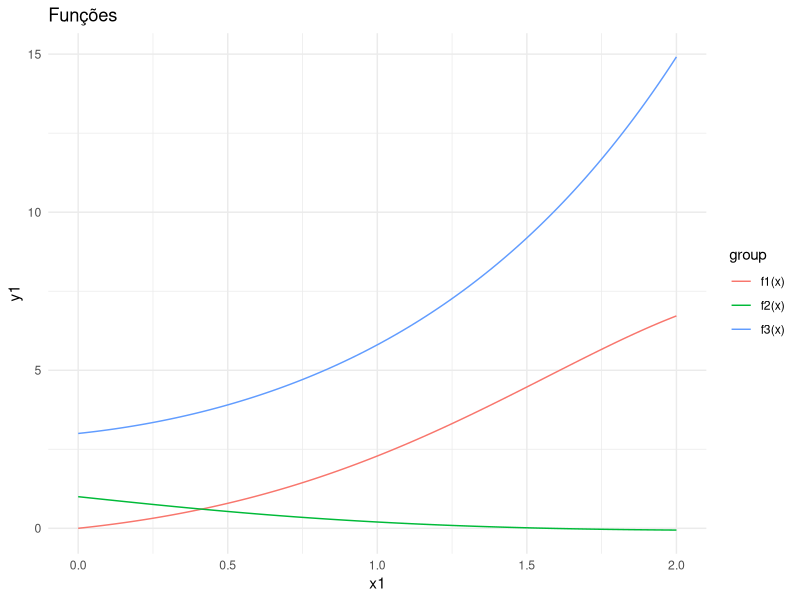

Generate this figure with R: (Note: this script raises an error after producing the figure.)
'Preparar o script para a resolução da série de Taylor. Com f(n) a enésima
derivada da função complexa e de difícil "trabalho” no ponto a.
Utilizar os comando de laços.'

#função para derivadas da função exponencial
f_expo <- function(x, n) {
  return(exp(x))  
}

x <- 1
a <- 0
N <- 10  #número de termos da série

serie_taylor <- 0

# comando de laços (loop)
for (n in 0:N) {
  termo <- (f_expo(a, n) / factorial(n)) * (x - a)^n
  serie_taylor <- serie_taylor + termo
}

# para x=1
print(serie_taylor)

'Desenvolver o script para calcular as séries de Taylor para as seguintes
funções, para o entorno do ponto x = 1,1 até o 4º termo da série:'

library(ggplot2)

# calcular a série de Taylor até o n-ésimo termo
serie_taylor <- function(f, df, x0, x, n) {
  soma <- 0
  for (i in 0:n) {
    termo <- (df[[i + 1]](x0) / factorial(i)) * (x - x0)^i
    soma <- soma + termo
  }
  return(soma)
}

'a) y(x) = ex * sen(x);'
f1 <- function(x) { exp(x) * sin(x) }
df1 <- list(
  function(x) { exp(x) * sin(x) },                 # 0ª derivada
  function(x) { exp(x) * (sin(x) + cos(x)) },      # 1ª derivada
  function(x) { 2 * exp(x) * cos(x) },             # 2ª derivada
  function(x) { exp(x) * (cos(x) - sin(x)) },      # 3ª derivada
  function(x) { -2 * exp(x) * sin(x) }             # 4ª derivada
)

'b) y(x) = e-x * cos(x);'

f3 <- function(x) { 2 * exp(x) + exp(-x) }
df3 <- list(
  function(x) { 2 * exp(x) + exp(-x) },            # 0ª derivada
  function(x) { 2 * exp(x) - exp(-x) },            # 1ª derivada
  function(x) { 2 * exp(x) + exp(-x) },            # 2ª derivada
  function(x) { 2 * exp(x) - exp(-x) },            # 3ª derivada
  function(x) { 2 * exp(x) + exp(-x) }             # 4ª derivada
)

'c) Y(x) = 2*ex + e-x;'

f2 <- function(x) { exp(-x) * cos(x) }
df2 <- list(
  function(x) { exp(-x) * cos(x) },                # 0ª derivada
  function(x) { -exp(-x) * (sin(x) + cos(x)) },    # 1ª derivada
  function(x) { -2 * exp(-x) * sin(x) },           # 2ª derivada
  function(x) { exp(-x) * (sin(x) - cos(x)) },     # 3ª derivada
  function(x) { 2 * exp(-x) * cos(x) }             # 4ª derivada
)

# parâmetros
x0 <- 1.1
n <- 4

# Calcular as séries de Taylor
serie_taylor_a <- serie_taylor(f1, df1, x0, x, n)
serie_taylor_b <- serie_taylor(f2, df2, x0, x, n)
serie_taylor_c <- serie_taylor(f3, df3, x0, x, n)

cat("Série de Taylor para y(x) em x =", x0, "até o", n, "º termo:")
print(serie_taylor_a)

cat("Série de Taylor para y(x) em x =", x0, "até o", n, "º termo:")
print(serie_taylor_b)

cat("Série de Taylor para y(x) em x =", x0, "até o", n, "º termo:")
print(serie_taylor_c)

# Calcular as séries de Taylor para os gráficos
x_grafico <- seq(0, 2, length.out = 100)

taylor_f1 <- sapply(x_grafico, function(x) serie_taylor(f1, df1, x0, x, n))
taylor_f2 <- sapply(x_grafico, function(x) serie_taylor(f2, df2, x0, x, n))
taylor_f3 <- sapply(x_grafico, function(x) serie_taylor(f3, df3, x0, x, n))


# Gráficos das funções 
data_funcoes <- data.frame(
  x1 = rep(x_grafico, 3),
  y1 = c(sapply(x_grafico, f1), sapply(x_grafico, f2), sapply(x_grafico, f3)),
  group = rep(c("f1(x)", "f2(x)", "f3(x)"), each = 100)
)


ggplot(data_funcoes, aes(x = x1, y = y1, color = group)) +
  geom_line() +
  labs(title = "Funções",
       x1 = "x",
       y1 = "y") +
  theme_minimal()

# Gráficos das funções e das séries de Taylor
data_series <- data.frame(
  x = rep(x_values, 6),
  y = c(sapply(x_grafico, f1), taylor_f1, sapply(x_grafico, f2), taylor_f2, sapply(x_grafico, f3), taylor_f3),
  group = rep(c("f1(x)", "Taylor f1(x)", "f2(x)", "Taylor f2(x)", "f3(x)", "Taylor f3(x)"), each = 100)
)

ggplot(data_series, aes(x = x, y = y, color = group)) +
  geom_line() +
  labs(title = "Funções e suas séries de Taylor",
       x = "x",
       y = "y") +
  theme_minimal()


'Cálculo de integrais'
#usei função do R de integrais

# a) ∫(0 a 3) dx / (16 + x^2)
a <- integrate(function(x) 1 / (16 + x^2), 0, 3)
cat("Resultado da integral a):", a$value)

# b) ∫(1 a 2) dx / x
b <- integrate(function(x) 1 / x, 1, 2)
cat("Resultado da integral b):", b$value)

# c) ∫(2 a 3) sqrt(1 + x^2) dx
c <- integrate(function(x) sqrt(1 + x^2), 2, 3)
cat("Resultado da integral c):", c$value)

# d) ∫(0 a 2) x * sqrt(4 - x^2) dx
d <- integrate(function(x) x * sqrt(4 - x^2), 0, 2)
cat("Resultado da integral d):", d$value)

# e) ∫(2 a 3) ln(1 + x^2) dx
result_e <- integrate(function(x) log(1 + x^2), 2, 3)
cat("Resultado da integral e):", e$value)

# f) ∫(0 a 3) dx / (16 + x^2) (repetido, mesmo cálculo de a)
f <- a
cat("Resultado da integral f):", f$value)

# g) ∫(0 a 1) dx / (x + 1)
g <- integrate(function(x) 1 / (x + 1), 0, 1)
cat("Resultado da integral g):", g$value)

